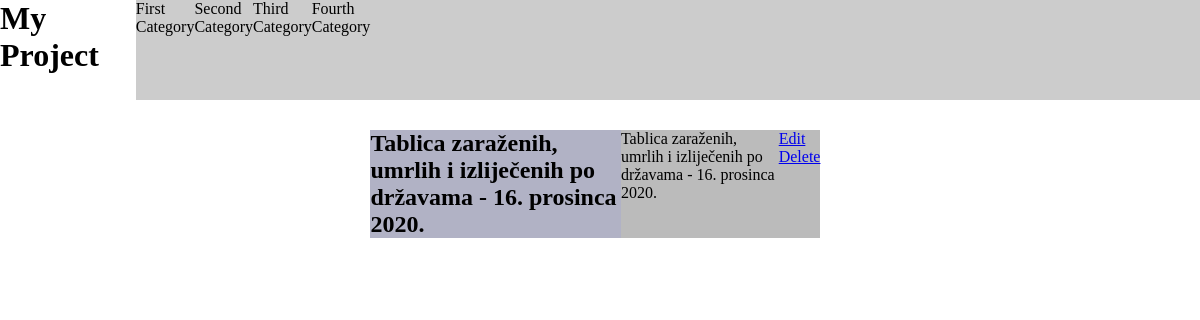
Screenshot of /article.php?id=99 with the database file from the repository.
### tables this page shows
CREATE TABLE `article` (
  `id` int(11) NOT NULL,
  `title` varchar(128) NOT NULL,
  `content` text NOT NULL,
  `published_at` datetime DEFAULT NULL
);

### includes/article.php (called while the page is built, shortened)
<?php
function getArticle($conn,$id,$columns='*') {
    $sql =" SELECT $columns
            FROM article
            WHERE id=?";
    $stmt = mysqli_prepare($conn,$sql);
    if ($stmt === false) {
        echo mysqli_error($conn);
    }else{
        mysqli_stmt_bind_param($stmt, "i", $id);
    if (mysqli_stmt_execute($stmt)) {
        $result = mysqli_stmt_get_result($stmt);
        return mysqli_fetch_array($result,MYSQLI_ASSOC);
    }
    }
}

### article.php (the view)
<?php
require 'includes/database.php';
require 'includes/article.php';
$conn = getDB();
if (isset($_GET['id']))  {
  $article = getArticle($conn,$_GET['id']);
} else {
  $article = null;
}
?>
<?php require 'includes/header.php';?>
      <?php if ($article === null): ?>
        <p>Article not found </p>
      <?php else: ?>
     <article class="articleSingle">
            <h2><?php echo htmlspecialchars($article['title']); ?></h2>
            <p><?php echo htmlspecialchars($article['content']); ?></p>
    <article>
<a href="edit-article.php?id=<?php echo $article['id']?>">Edit</a>
<a href="delete-article.php?id=<?php echo $article['id']?>">Delete</a>
        <?php endif; ?>
        <?php require 'includes/footer.php';?>

### styling/styles1.css (style rules this page uses)
* { margin: 0; padding: 0; }
body { display: flex; }
.articleSingle { margin-top: 130px; display: flex; background-color: #bbb; }
h2 { background-color: rgba(164, 168, 211, 0.445); }

### rows the page displays
article: title "Tablica zaraženih, umrlih i izliječenih po državama - 16. prosinca 2020.", content "Tablica zaraženih, umrlih i izliječenih po državama - 16. prosinca 2020."
